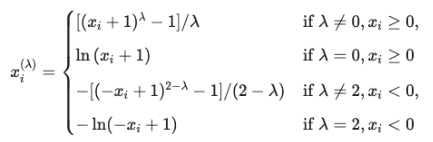
#> input picture Statistics & Probability/Transformation/Gaussian Transformation - Reduce Skew & Kurtosis/images/yeo.png, 433 x 142 px
$ jupyter execute 'yeo-johnson transformation.ipynb'
#> lines starting #> are read from the running program, lines starting #| are printed output that depends on the picture
1. [Yeo Johnson Transformation - Gaussian](#yeo-johnson-transformation---gaussian)

#### Yeo Johnson Transformation - Gaussian:
- reduces skewness and kurtosis of data
- it is an extension of box cox
- it works with negative and zero values also
- reduces the impact of outliers

[cell 1]
from PIL import Image
from IPython.display import display

img = Image.open('images/yeo.png')
#> img is the input picture: PIL image 433x142 RGBA; mean R, G, B, A 246, 246.2, 246.3, 255
new_image = img.resize((430, 150))
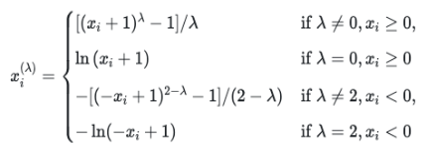
#> new_image: PIL image 430x150 RGBA; mean R, G, B, A 245.9, 246, 246.2, 255
display(new_image)


$ run again, with Statistics & Probability/Transformation/Gaussian Transformation - Reduce Skew & Kurtosis/images/boxcox.png copied over Statistics & Probability/Transformation/Gaussian Transformation - Reduce Skew & Kurtosis/images/yeo.png
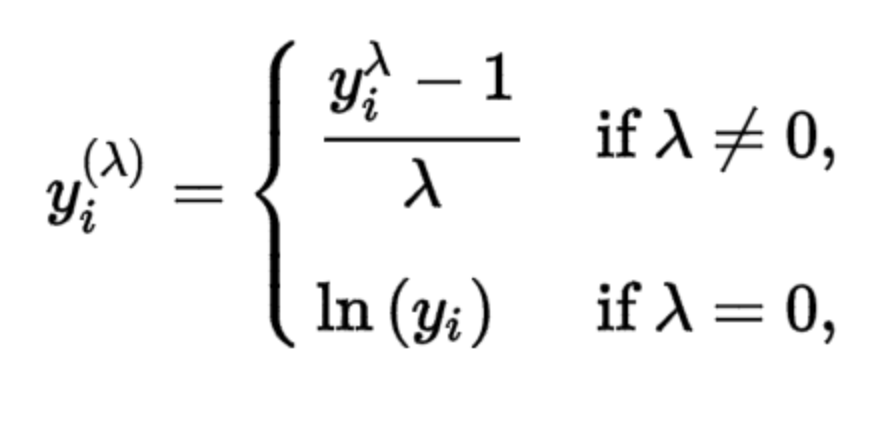
#> input picture Statistics & Probability/Transformation/Gaussian Transformation - Reduce Skew & Kurtosis/images/boxcox.png, 884 x 422 px
#> img is the input picture: PIL image 884x422 P; mean R, G, B 244.7, 244.7, 244.7
#> `new_image = img.resize((430, 150))`:
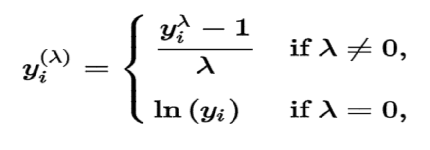
#> new_image: PIL image 430x150 P; min 0, max 255, mean 244.7

$ run again, with Statistics & Probability/Transformation/Gaussian Transformation - Reduce Skew & Kurtosis/images/exp.png copied over Statistics & Probability/Transformation/Gaussian Transformation - Reduce Skew & Kurtosis/images/yeo.png
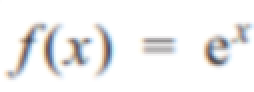
#> input picture Statistics & Probability/Transformation/Gaussian Transformation - Reduce Skew & Kurtosis/images/exp.png, 127 x 46 px (shown 2 times larger)
#> img is the input picture: PIL image 127x46 RGBA; mean R, G, B, A 241.5, 241.3, 241.3, 255
#> `new_image = img.resize((430, 150))`:
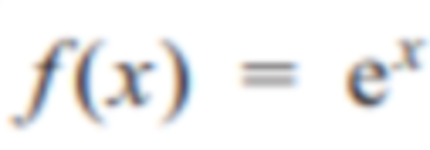
#> new_image: PIL image 430x150 RGBA; mean R, G, B, A 241.5, 241.3, 241.3, 255

$ run again, with Statistics & Probability/Transformation/Gaussian Transformation - Reduce Skew & Kurtosis/images/log.png copied over Statistics & Probability/Transformation/Gaussian Transformation - Reduce Skew & Kurtosis/images/yeo.png
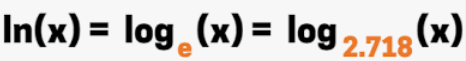
#> input picture Statistics & Probability/Transformation/Gaussian Transformation - Reduce Skew & Kurtosis/images/log.png, 466 x 61 px
#> img is the input picture: PIL image 466x61 RGBA; mean R, G, B, A 209, 205.2, 202.7, 255
#> `new_image = img.resize((430, 150))`:
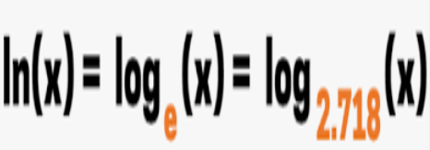
#> new_image: PIL image 430x150 RGBA; mean R, G, B, A 209.1, 205.4, 202.8, 255
